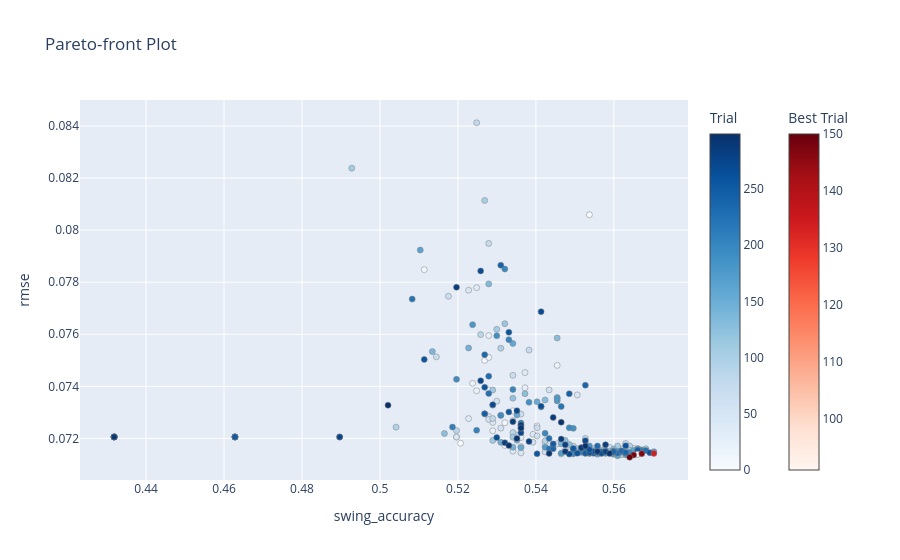

Source (notebook cell):
### Code cell
fig = plot_pareto_front(study_xgb, target_names=["swing_accuracy", "rmse"])
fig.show()

### Figure 1 — Plotly figure (JSON) as saved in the notebook; plotly's stock layout.template omitted (floating-point values rounded to 4 significant figures; data arrays with more than 128 entries replaced by an {"elided": "..."} marker saying what was removed)
{"data": [{"hovertemplate": "%{text}<extra>Trial</extra>", "marker": {"color": {"elided": "295 int values"}, "colorbar": {"title": {"text": "Trial"}}, "colorscale": [[0.0, "rgb(247,251,255)"], [0.125, "rgb(222,235,247)"], [0.25, "rgb(198,219,239)"], [0.375, "rgb(158,202,225)"], [0.5, "rgb(107,174,214)"], [0.625, "rgb(66,146,198)"], [0.75, "rgb(33,113,181)"], [0.875, "rgb(8,81,156)"], [1.0, "rgb(8,48,107)"]], "line": {"color": "Grey", "width": 0.5}}, "mode": "markers", "showlegend": false, "text": {"elided": "295 str values"}, "x": {"elided": "295 float values"}, "y": {"elided": "295 float values"}, "type": "scatter"}, {"hovertemplate": "%{text}<extra>Best Trial</extra>", "marker": {"color": [91, 134, 147, 148, 150], "colorbar": {"title": {"text": "Best Trial"}, "x": 1.1, "xpad": 40}, "colorscale": [[0.0, "rgb(255,245,240)"], [0.125, "rgb(254,224,210)"], [0.25, "rgb(252,187,161)"], [0.375, "rgb(252,146,114)"], [0.5, "rgb(251,106,74)"], [0.625, "rgb(239,59,44)"], [0.75, "rgb(203,24,29)"], [0.875, "rgb(165,15,21)"], [1.0, "rgb(103,0,13)"]], "line": {"color": "Grey", "width": 0.5}}, "mode": "markers", "showlegend": false, "text": ["{<br>  \"number\": 91,<br>  \"values\": [<br>    0.5661157024793388,<br>    0.07138644135421758<br>  ],<br>  \"params\": {<br>    \"max_depth\": 3,<br>    \"min_child_weight\": 1.156376999001711,<br>    \"min_split_loss\": 3.5217366171004676e-05,<br>    \"learning_rate\": 0.010016986118616298,<br>    \"n_estimators\": 450,<br>    \"subsample\": 0.5282985436479783,<br>    \"colsample_bytree\": 0.7528193838509077,<br>    \"colsample_bylevel\": 0.8516098387739256,<br>    \"reg_alpha\": 0.06261861401562074,<br>    \"reg_lambda\": 0.7331529969011845<br>  }<br>}", "{<br>  \"number\": 134,<br>  \"values\": [<br>    0.5702479338842976,<br>    0.07142389836010055<br>  ],<br>  \"params\": {<br>    \"max_depth\": 3,<br>    \"min_child_weight\": 1.0674255550262262,<br>    \"min_split_loss\": 1.7116728890685703e-05,<br>    \"learning_rate\": 0.1290101483648844,<br>    \"n_estimators\": 300,<br>    \"subsample\": 0.6118691146621273,<br>    \"colsample_bytree\": 0.7976600699298693,<br>    \"colsample_bylevel\": 0.890813976158396,<br>    \"reg_alpha\": 7.060655015848117,<br>    \"reg_lambda\": 8.690753820433495e-05<br>  }<br>}", "{<br>  \"number\": 147,<br>  \"values\": [<br>    0.5671487603305785,<br>    0.07141402205995305<br>  ],<br>  \"params\": {<br>    \"max_depth\": 3,<br>    \"min_child_weight\": 1.1554432265380201,<br>    \"min_split_loss\": 2.7318990713041056e-05,<br>    \"learning_rate\": 0.12854345593744926,<br>    \"n_estimators\": 300,<br>    \"subsample\": 0.6276973116089284,<br>    \"colsample_bytree\": 0.8084135374913616,<br>    \"colsample_bylevel\": 0.926288318000702,<br>    \"reg_alpha\": 6.9127124118449474,<br>    \"reg_lambda\": 7.358935568441986e-06<br>  }<br>}", "{<br>  \"number\": 148,<br>  \"values\": [<br>    0.5650826446280991,<br>    0.07136369423119826<br>  ],<br>  \"params\": {<br>    \"max_depth\": 3,<br>    \"min_child_weight\": 1.1882447631467834,<br>    \"min_split_loss\": 1.0142045343903292e-06,<br>    \"learning_rate\": 0.12956769537119203,<br>    \"n_estimators\": 300,<br>    \"subsample\": 0.6096231922689196,<br>    \"colsample_bytree\": 0.8093246415477263,<br>    \"colsample_bylevel\": 0.8952252199185382,<br>    \"reg_alpha\": 6.3028102293669335,<br>    \"reg_lambda\": 0.00011137954995222497<br>  }<br>}", "{<br>  \"number\": 150,<br>  \"values\": [<br>    0.5640495867768596,<br>    0.07127516847123525<br>  ],<br>  \"params\": {<br>    \"max_depth\": 3,<br>    \"min_child_weight\": 1.162035665335758,<br>    \"min_split_loss\": 6.449575779715621e-06,<br>    \"learning_rate\": 0.1289669755974874,<br>    \"n_estimators\": 300,<br>    \"subsample\": 0.6089639739283776,<br>    \"colsample_bytree\": 0.8624928303756533,<br>    \"colsample_bylevel\": 0.8958330324456272,<br>    \"reg_alpha\": 4.2423899711930275,<br>    \"reg_lambda\": 9.044335456673842e-06<br>  }<br>}"], "x": [0.5661, 0.5702, 0.5671, 0.5651, 0.564], "y": [0.07139, 0.07142, 0.07141, 0.07136, 0.07128], "type": "scatter"}], "layout": {"title": {"text": "Pareto-front Plot"}, "xaxis": {"title": {"text": "swing_accuracy"}}, "yaxis": {"title": {"text": "rmse"}}}}
